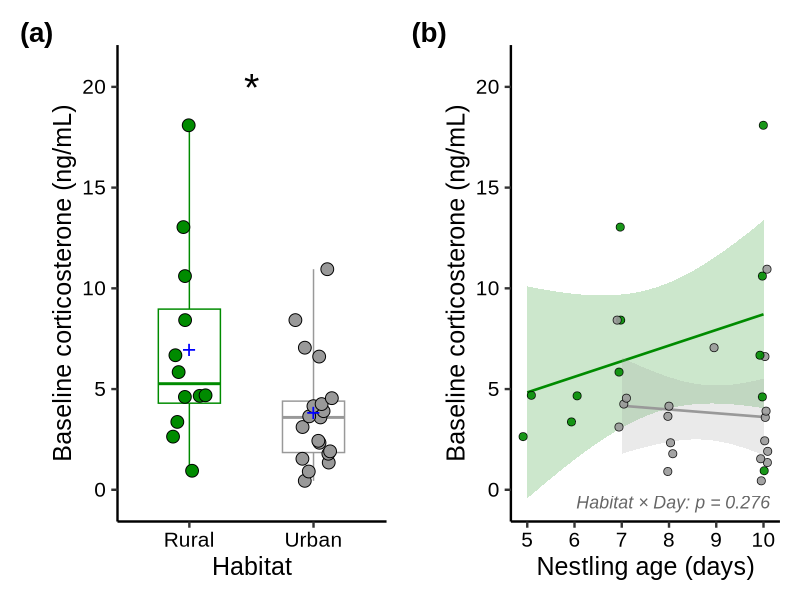

Generate this figure with R:
# Fig. 1 — combined panels (a) boxplot by habitat, (b) CORT by nestling age
# Built from "Nestling CORT 2017.Rmd" (Fig.1.1 and fig.2), with:
#   - matching y-axis label and font sizes in both panels
#   - significance asterisk (no bracket) in panel (a) (habitat effect, LMM p = 0.027)
#   - legend removed from panel (b)
# Output: 190 mm wide (Elsevier full-page width), 1000 dpi JPEG

library(dplyr)
library(ggplot2)
library(patchwork)

cort <- read.csv("Nestling.CORT.2017.csv")
cort <- cort %>% filter(bhco.nestling %in% c("no"))

habitat_colors <- c("Urban" = "grey60", "Rural" = "green4")
fam <- "Arial"   # use "Liberation Sans" on Linux if Arial is not installed

shared_theme <- theme_classic(base_size = 18, base_family = fam) +
  theme(
    axis.title = element_text(size = 18),
    axis.text  = element_text(size = 15, colour = "black"),
    legend.position = "none",
    plot.tag = element_text(size = 20, face = "bold")
  )

y_lab <- "Baseline corticosterone (ng/mL)"
y_lim <- c(-0.5, 21)

# ---- Panel (a): boxplot ----
ymax <- max(cort$Baseline.cort, na.rm = TRUE)
br_y <- ymax + 1.2

fig_a <- ggplot(cort, aes(x = Habitat, y = Baseline.cort, color = Habitat)) +
  geom_boxplot(coef = 5, width = 0.5) +
  geom_point(
    aes(fill = Habitat), shape = 21, color = "black",
    position = position_jitterdodge(jitter.width = 0.3, dodge.width = 0.9, seed = 1),
    size = 4, stroke = 0.5
  ) +
  geom_point(stat = "summary", fun = mean, shape = "+", size = 6,
             color = "blue", position = position_dodge(0.9)) +
  # significance asterisk (no bracket, to match other figures)
  annotate("text", x = 1.5, y = br_y, label = "*", size = 10, vjust = 0, family = fam) +
  scale_color_manual(values = habitat_colors) +
  scale_fill_manual(values = habitat_colors) +
  scale_x_discrete(expand = expansion(mult = c(0.1, 0.1))) +
  scale_y_continuous(limits = y_lim, breaks = seq(0, 20, 5)) +
  labs(x = "Habitat", y = y_lab) +
  shared_theme

# ---- Panel (b): CORT by age ----
fit <- lm(Baseline.cort ~ Habitat * Day, data = cort)
p_int <- anova(fit)["Habitat:Day", "Pr(>F)"]

fig_b <- ggplot(cort, aes(x = Day, y = Baseline.cort, color = Habitat, fill = Habitat)) +
  geom_smooth(method = "lm", se = TRUE, alpha = 0.2, linewidth = 0.9, show.legend = FALSE) +
  geom_point(shape = 21, color = "black", stroke = 0.4, size = 2.5, alpha = 0.9,
             position = position_jitter(width = 0.1, height = 0, seed = 1)) +
  annotate("text", x = Inf, y = -Inf,
           label = paste0("Habitat × Day: p = ", sprintf("%.3f", p_int)),
           hjust = 1.05, vjust = -1, fontface = "italic", color = "grey40",
           size = 4.5, family = fam) +
  scale_fill_manual(values = habitat_colors) +
  scale_color_manual(values = habitat_colors) +
  scale_x_continuous(breaks = 5:10) +
  coord_cartesian(ylim = y_lim) +
  scale_y_continuous(breaks = seq(0, 20, 5)) +
  labs(x = "Nestling age (days)", y = y_lab) +
  shared_theme

fig1 <- (fig_a | fig_b) +
  plot_annotation(tag_levels = "a", tag_prefix = "(", tag_suffix = ")")

# 16 x 6.5 in layout scaled to 190 mm wide at 1000 dpi (7480 px)
w_in <- 16; h_in <- 6.5
res  <- 7480 / w_in
jpeg("Fig1_baseline_CORT.jpg", width = w_in, height = h_in, units = "in",
     res = res, quality = 95, type = "cairo")
print(fig1)
dev.off()
